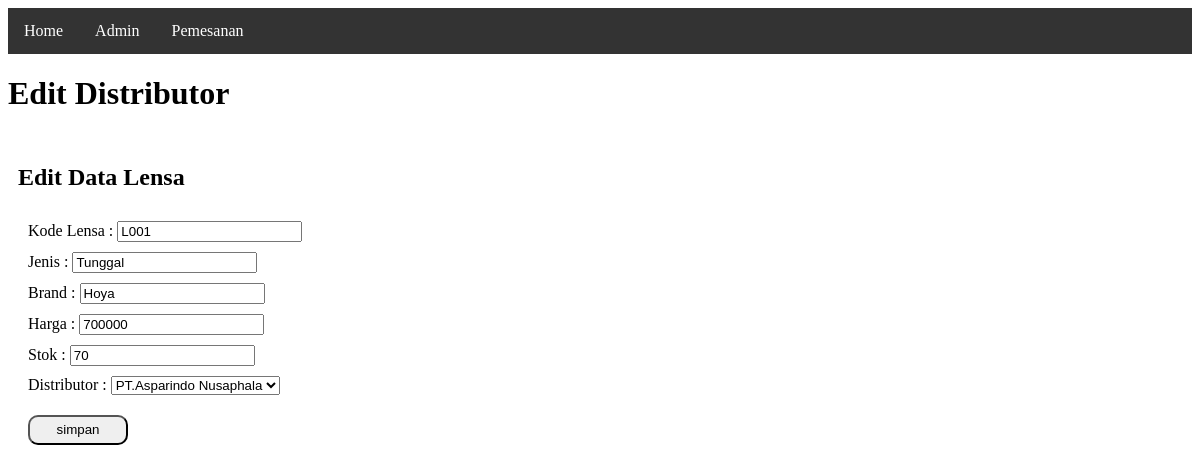
Screenshot of /editLensa.php?idLensa=1 with the database file from the repository.
### tables this page shows
CREATE TABLE `lensa`  (
  `id` int(11) NOT NULL AUTO_INCREMENT,
  `kode` varchar(255) NULL DEFAULT NULL,
  `jenis` varchar(255) NULL DEFAULT NULL,
  `brand` varchar(255) NULL DEFAULT NULL,
  `harga` float(255, 0) NULL DEFAULT NULL,
  `stok` int(11) NULL DEFAULT NULL,
  `id_distributor` int(11) NULL DEFAULT NULL,
  PRIMARY KEY (`id`) USING BTREE,
  INDEX `relasi_distributor`(`id_distributor`) USING BTREE,
  CONSTRAINT `relasi_distributor` FOREIGN KEY (`id_distributor`) REFERENCES `distributor` (`id`) ON DELETE CASCADE ON UPDATE CASCADE
);

CREATE TABLE `distributor`  (
  `id` int(11) NOT NULL AUTO_INCREMENT,
  `kode` varchar(255) NULL DEFAULT NULL,
  `nama` varchar(255) NULL DEFAULT NULL,
  `alamat` varchar(255) NULL DEFAULT NULL,
  `email` varchar(255) NULL DEFAULT NULL,
  `telepon` varchar(255) NULL DEFAULT NULL,
  `pic` varchar(255) NULL DEFAULT NULL,
  PRIMARY KEY (`id`) USING BTREE
);

### function.php (called while the page is built, shortened)
<?php
include 'koneksi.php';
function getDataLensaFirst($id)
{
    global $conn;
    $lensa = mysqli_query($conn, "SELECT lensa.*,distributor.nama as nama_distributor
FROM lensa
INNER JOIN distributor ON lensa.id_distributor = distributor.id
where lensa.id = $id");
    return $lensa;
}

### editLensa.php (the view, shortened to what this page needs)
<?php
include 'function.php';
$idLensa = $_GET["idLensa"];
$lensa = getDataLensaFirst($idLensa);
$lens = mysqli_fetch_array($lensa);
?>
<!DOCTYPE html>
<html lang="en">
<head>
    <link rel="stylesheet" href="./assets/css/styles.css">
</head>
<body>
    <header>
        <nav>
            <ul>
                <li><a class="active" href="index.php">Home</a></li>
                <li><a href="admin.php">Admin</a></li>
                <li><a href="pemesanan.php">Pemesanan</a></li>
            </ul>
        </nav>
    </header>
    <main>
        <h1>Edit Distributor</h1>
        <div class="row">
            <div class="column">
                <h2>Edit Data Lensa</h2>
                <form class="form-edit" action="" method="post" style="padding: 10px;margin-top: 20px">
                    <label for="kodeLensa"> Kode Lensa : </label>
                    <input type="text" name="kodeLensa" id="kodeLensa" style="margin-bottom: 10px;" value="<?php echo $lens["kode"] ?>"> <br>
                    <label for="jenis">Jenis :</label>
                    <input type="text" name="jenis" id="jenis" style="margin-bottom: 10px;" value="<?php echo $lens["jenis"] ?>"> <br>
                    <label for="brand">Brand :</label>
                    <input type="text" name="brand" id="brand" style="margin-bottom: 10px;" value="<?php echo $lens["brand"] ?>"> <br>
                    <label for="harga">Harga :</label>
                    <input type="number" name="harga" id="harga" style="margin-bottom: 10px;" value="<?php echo $lens["harga"] ?>"> <br>
                    <label for="stok">Stok :</label>
                    <input type="number" name="stok" id="stok" style="margin-bottom: 10px;" value="<?php echo $lens["stok"] ?>"> <br>
                    <label for="distributor">Distributor :</label>
                    <select name="distributor" id="distributor" style="margin-bottom: 10px;">
                        <option selected value="<?php echo $lens["id_distributor"] ?>"><?php echo $lens["nama_distributor"] ?></option>
                    </select> <br>
                    <button name="UpdatedataLensa" type="submit" style="margin-top: 10px; padding: 5px; width: 100px ; height: 30px ; border-radius: 10px;">simpan</button>
                </form>
            </div>
        </div>
    </main>
</body>
</html>

### assets/css/styles.css (style rules this page uses)
ul { list-style-type: none; margin: 0; padding: 0; overflow: hidden; background-color: #333; }
li { float: left; }
li a { display: block; color: white; text-align: center; padding: 14px 16px; text-decoration: none; }
* { box-sizing: border-box; }
.column { float: left; width: 50%; padding: 10px; height: 300px; }
.row:after { content: ""; display: table; clear: both; }

### rows the page displays
lensa: kodeLensa "L001", jenis "Tunggal", brand "Hoya", harga "700000", stok "70", distributor "PT.Asparindo Nusaphala"
